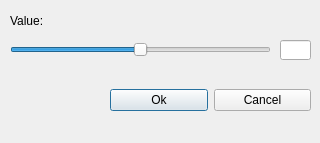
<?xml version="1.0" encoding="UTF-8"?>
<ui version="4.0">
 <class>SaturationWindow</class>
 <widget class="QDialog" name="SaturationWindow">
  <property name="geometry">
   <rect>
    <x>0</x>
    <y>0</y>
    <width>320</width>
    <height>143</height>
   </rect>
  </property>
  <property name="windowTitle">
   <string>Saturation Adjustment Window</string>
  </property>
  <widget class="QLabel" name="label">
   <property name="geometry">
    <rect>
     <x>10</x>
     <y>10</y>
     <width>131</width>
     <height>21</height>
    </rect>
   </property>
   <property name="text">
    <string>Value:</string>
   </property>
  </widget>
  <widget class="QSlider" name="horizontalSlider">
   <property name="geometry">
    <rect>
     <x>10</x>
     <y>40</y>
     <width>261</width>
     <height>19</height>
    </rect>
   </property>
   <property name="minimum">
    <number>-100</number>
   </property>
   <property name="maximum">
    <number>100</number>
   </property>
   <property name="orientation">
    <enum>Qt::Horizontal</enum>
   </property>
  </widget>
  <widget class="QLineEdit" name="lineEdit">
   <property name="geometry">
    <rect>
     <x>280</x>
     <y>40</y>
     <width>31</width>
     <height>20</height>
    </rect>
   </property>
  </widget>
  <widget class="QWidget" name="horizontalLayoutWidget">
   <property name="geometry">
    <rect>
     <x>110</x>
     <y>80</y>
     <width>201</width>
     <height>41</height>
    </rect>
   </property>
   <layout class="QHBoxLayout" name="horizontalLayout">
    <item>
     <widget class="QPushButton" name="okButton">
      <property name="text">
       <string>Ok</string>
      </property>
     </widget>
    </item>
    <item>
     <widget class="QPushButton" name="cancelButton">
      <property name="text">
       <string>Cancel</string>
      </property>
     </widget>
    </item>
   </layout>
  </widget>
 </widget>
 <resources/>
 <connections/>
</ui>
